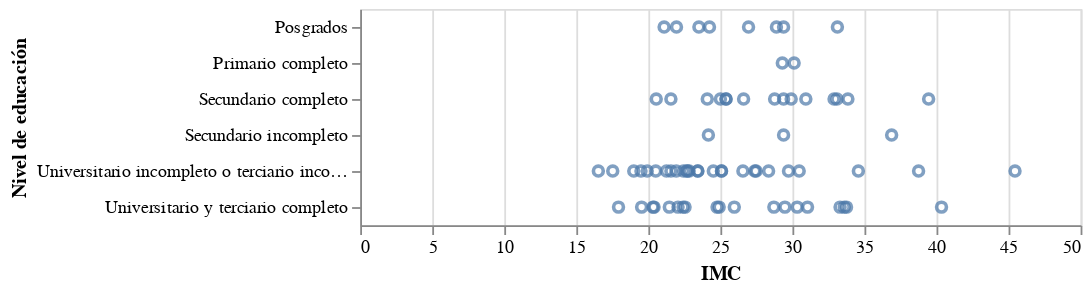

Notebook code for this chart:
### Code cell
alt.Chart(df).mark_point().encode(
    alt.X('IMC'),
    alt.Y('Nivel de educación')
)

### Figure 1 — Vega-Lite specification as saved in the notebook (floating-point values rounded to 4 significant figures)
{"config": {"view": {"continuousWidth": 400, "continuousHeight": 300}}, "data": {"name": "data-46820e05a3d8bb31cb736cdd1aed4c84"}, "mark": "point", "encoding": {"x": {"field": "IMC", "type": "quantitative"}, "y": {"field": "Nivel de educación", "type": "nominal"}}, "$schema": "https://vega.github.io/schema/vega-lite/v4.17.0.json", "datasets": {"data-46820e05a3d8bb31cb736cdd1aed4c84": [{"Edad": "Entre 50 y 59 años", "Altura": 1.5, "Peso": 65.0, "BECK ": 3, "STAI.ANSIEDAD": 26, "BULLIT": 52, "IMC": 28.89, "Nivel de educación": "Posgrados"}, {"Edad": "Entre 20 y 29 años", "Altura": 1.65, "Peso": 61.0, "BECK ": 0, "STAI.ANSIEDAD": 26, "BULLIT": 49, "IMC": 22.41, "Nivel de educación": "Universitario y terciario completo"}, {"Edad": "Entre 40 y 49 años", "Altura": 1.52, "Peso": 105.0, "BECK ": 22, "STAI.ANSIEDAD": 29, "BULLIT": 68, "IMC": 45.45, "Nivel de educación": "Universitario incompleto o terciario incompleto"}, {"Edad": "Entre 20 y 29 años", "Altura": 1.6, "Peso": 54.0, "BECK ": 1, "STAI.ANSIEDAD": 26, "BULLIT": 42, "IMC": 21.09, "Nivel de educación": "Posgrados"}, {"Edad": "Entre 40 y 49 años", "Altura": 1.65, "Peso": 64.0, "BECK ": 5, "STAI.ANSIEDAD": 24, "BULLIT": 45, "IMC": 23.51, "Nivel de educación": "Posgrados"}, {"Edad": "Entre 50 y 59 años", "Altura": 1.51, "Peso": 67.0, "BECK ": 2, "STAI.ANSIEDAD": 20, "BULLIT": 51, "IMC": 29.38, "Nivel de educación": "Secundario incompleto"}, {"Edad": "Entre 50 y 59 años", "Altura": 1.74, "Peso": 94.0, "BECK ": 15, "STAI.ANSIEDAD": 25, "BULLIT": 96, "IMC": 31.05, "Nivel de educación": "Universitario y terciario completo"}, {"Edad": "Entre 40 y 49 años", "Altura": 1.54, "Peso": 82.0, "BECK ": 5, "STAI.ANSIEDAD": 26, "BULLIT": 52, "IMC": 34.58, "Nivel de educación": "Universitario incompleto o terciario incompleto"}, {"Edad": "Entre 30 y 39 años", "Altura": 1.6, "Peso": 51.0, "BECK ": 31, "STAI.ANSIEDAD": 34, "BULLIT": 69, "IMC": 19.92, "Nivel de educación": "Universitario incompleto o terciario incompleto"}, {"Edad": "Entre 30 y 39 años", "Altura": 1.6, "Peso": 69.0, "BECK ": 8, "STAI.ANSIEDAD": 31, "BULLIT": 81, "IMC": 26.95, "Nivel de educación": "Posgrados"}, {"Edad": "Entre 50 y 59 años", "Altura": 1.65, "Peso": 66.0, "BECK ": 16, "STAI.ANSIEDAD": 29, "BULLIT": 39, "IMC": 24.24, "Nivel de educación": "Posgrados"}, {"Edad": "Entre 30 y 39 años", "Altura": 1.64, "Peso": 89.0, "BECK ": 22, "STAI.ANSIEDAD": 29, "BULLIT": 91, "IMC": 33.09, "Nivel de educación": "Secundario completo"}, {"Edad": "Entre 50 y 59 años", "Altura": 1.74, "Peso": 59.0, "BECK ": 26, "STAI.ANSIEDAD": 30, "BULLIT": 45, "IMC": 19.49, "Nivel de educación": "Universitario incompleto o terciario incompleto"}, {"Edad": "Entre 40 y 49 años", "Altura": 1.65, "Peso": 80.0, "BECK ": 10, "STAI.ANSIEDAD": 21, "BULLIT": 59, "IMC": 29.38, "Nivel de educación": "Posgrados"}, {"Edad": "Entre 40 y 49 años", "Altura": 1.76, "Peso": 68.0, "BECK ": 0, "STAI.ANSIEDAD": 23, "BULLIT": 40, "IMC": 21.95, "Nivel de educación": "Posgrados"}, {"Edad": "Entre 40 y 49 años", "Altura": 1.7, "Peso": 72.0, "BECK ": 6, "STAI.ANSIEDAD": 25, "BULLIT": 57, "IMC": 24.91, "Nivel de educación": "Universitario y terciario completo"}, {"Edad": "Entre 40 y 49 años", "Altura": 1.6, "Peso": 65.0, "BECK ": 3, "STAI.ANSIEDAD": 27, "BULLIT": 67, "IMC": 25.39, "Nivel de educación": "Secundario completo"}, {"Edad": "Entre 20 y 29 años", "Altura": 1.59, "Peso": 57.0, "BECK ": 6, "STAI.ANSIEDAD": 21, "BULLIT": 58, "IMC": 22.55, "Nivel de educación": "Universitario y terciario completo"}, {"Edad": "Entre 20 y 29 años", "Altura": 1.54, "Peso": 78.0, "BECK ": 11, "STAI.ANSIEDAD": 24, "BULLIT": 57, "IMC": 32.89, "Nivel de educación": "Secundario completo"}, {"Edad": "Entre 30 y 39 años", "Altura": 1.6, "Peso": 68.0, "BECK ": 11, "STAI.ANSIEDAD": 27, "BULLIT": 81, "IMC": 26.56, "Nivel de educación": "Universitario incompleto o terciario incompleto"}, {"Edad": "Entre 20 y 29 años", "Altura": 1.56, "Peso": 70.0, "BECK ": 19, "STAI.ANSIEDAD": 25, "BULLIT": 61, "IMC": 28.76, "Nivel de educación": "Secundario completo"}, {"Edad": "Entre 20 y 29 años", "Altura": 1.63, "Peso": 64.0, "BECK ": 31, "STAI.ANSIEDAD": 28, "BULLIT": 102, "IMC": 24.09, "Nivel de educación": "Secundario completo"}, {"Edad": "Entre 20 y 29 años", "Altura": 1.64, "Peso": 58.0, "BECK ": 3, "STAI.ANSIEDAD": 25, "BULLIT": 44, "IMC": 21.56, "Nivel de educación": "Secundario completo"}, {"Edad": "Entre 40 y 49 años", "Altura": 1.6, "Peso": 86.0, "BECK ": 9, "STAI.ANSIEDAD": 20, "BULLIT": 68, "IMC": 33.59, "Nivel de educación": "Universitario y terciario completo"}, {"Edad": "Entre 40 y 49 años", "Altura": 1.58, "Peso": 57.0, "BECK ": 19, "STAI.ANSIEDAD": 26, "BULLIT": 42, "IMC": 22.83, "Nivel de educación": "Universitario incompleto o terciario incompleto"}, {"Edad": "Entre 50 y 59 años", "Altura": 1.66, "Peso": 56.0, "BECK ": 4, "STAI.ANSIEDAD": 20, "BULLIT": 38, "IMC": 20.32, "Nivel de educación": "Universitario y terciario completo"}, {"Edad": "Entre 30 y 39 años", "Altura": 1.61, "Peso": 65.0, "BECK ": 3, "STAI.ANSIEDAD": 25, "BULLIT": 56, "IMC": 25.08, "Nivel de educación": "Universitario incompleto o terciario incompleto"}, {"Edad": "Entre 50 y 59 años", "Altura": 1.61, "Peso": 71.0, "BECK ": 11, "STAI.ANSIEDAD": 23, "BULLIT": 52, "IMC": 27.39, "Nivel de educación": "Universitario incompleto o terciario incompleto"}, {"Edad": "Entre 50 y 59 años", "Altura": 1.6, "Peso": 75.0, "BECK ": 5, "STAI.ANSIEDAD": 26, "BULLIT": 59, "IMC": 29.3, "Nivel de educación": "Primario completo"}, {"Edad": "Entre 50 y 59 años", "Altura": 1.78, "Peso": 98.0, "BECK ": 33, "STAI.ANSIEDAD": 31, "BULLIT": 92, "IMC": 30.93, "Nivel de educación": "Secundario completo"}, {"Edad": "Entre 40 y 49 años", "Altura": 1.64, "Peso": 65.0, "BECK ": 0, "STAI.ANSIEDAD": 27, "BULLIT": 36, "IMC": 24.17, "Nivel de educación": "Secundario incompleto"}, {"Edad": "Entre 50 y 59 años", "Altura": 1.68, "Peso": 94.0, "BECK ": 10, "STAI.ANSIEDAD": 24, "BULLIT": 80, "IMC": 33.3, "Nivel de educación": "Universitario y terciario completo"}, {"Edad": "Entre 50 y 59 años", "Altura": 1.68, "Peso": 85.0, "BECK ": 24, "STAI.ANSIEDAD": 29, "BULLIT": 71, "IMC": 30.12, "Nivel de educación": "Primario completo"}, {"Edad": "Entre 50 y 59 años", "Altura": 1.69, "Peso": 82.0, "BECK ": 17, "STAI.ANSIEDAD": 29, "BULLIT": 33, "IMC": 28.71, "Nivel de educación": "Universitario y terciario completo"}, {"Edad": "Entre 20 y 29 años", "Altura": 1.6, "Peso": 50.0, "BECK ": 10, "STAI.ANSIEDAD": 25, "BULLIT": 52, "IMC": 19.53, "Nivel de educación": "Universitario y terciario completo"}, {"Edad": "Entre 40 y 49 años", "Altura": 1.55, "Peso": 53.0, "BECK ": 0, "STAI.ANSIEDAD": 19, "BULLIT": 40, "IMC": 22.06, "Nivel de educación": "Universitario y terciario completo"}, {"Edad": "Entre 50 y 59 años", "Altura": 1.78, "Peso": 125.0, "BECK ": 7, "STAI.ANSIEDAD": 23, "BULLIT": 84, "IMC": 39.45, "Nivel de educación": "Secundario completo"}, {"Edad": "Entre 50 y 59 años", "Altura": 1.62, "Peso": 78.5, "BECK ": 3, "STAI.ANSIEDAD": 21, "BULLIT": 47, "IMC": 29.91, "Nivel de educación": "Secundario completo"}, {"Edad": "Entre 50 y 59 años", "Altura": 1.57, "Peso": 64.0, "BECK ": 14, "STAI.ANSIEDAD": 20, "BULLIT": 38, "IMC": 25.96, "Nivel de educación": "Universitario y terciario completo"}, {"Edad": "Entre 30 y 39 años", "Altura": 1.53, "Peso": 69.0, "BECK ": 2, "STAI.ANSIEDAD": 23, "BULLIT": 51, "IMC": 29.48, "Nivel de educación": "Universitario y terciario completo"}, {"Edad": "Entre 40 y 49 años", "Altura": 1.71, "Peso": 98.7, "BECK ": 23, "STAI.ANSIEDAD": 32, "BULLIT": 128, "IMC": 33.75, "Nivel de educación": "Universitario y terciario completo"}, {"Edad": "Entre 20 y 29 años", "Altura": 1.59, "Peso": 48.0, "BECK ": 0, "STAI.ANSIEDAD": 20, "BULLIT": 42, "IMC": 18.99, "Nivel de educación": "Universitario incompleto o terciario incompleto"}, {"Edad": "Entre 20 y 29 años", "Altura": 1.63, "Peso": 54.5, "BECK ": 9, "STAI.ANSIEDAD": 29, "BULLIT": 37, "IMC": 20.51, "Nivel de educación": "Universitario incompleto o terciario incompleto"}, {"Edad": "Entre 20 y 29 años", "Altura": 1.69, "Peso": 76.0, "BECK ": 0, "STAI.ANSIEDAD": 21, "BULLIT": 39, "IMC": 26.61, "Nivel de educación": "Secundario completo"}, {"Edad": "Entre 20 y 29 años", "Altura": 1.6, "Peso": 65.0, "BECK ": 8, "STAI.ANSIEDAD": 24, "BULLIT": 48, "IMC": 25.39, "Nivel de educación": "Secundario completo"}, {"Edad": "Entre 30 y 39 años", "Altura": 1.63, "Peso": 88.0, "BECK ": 6, "STAI.ANSIEDAD": 25, "BULLIT": 51, "IMC": 33.12, "Nivel de educación": "Posgrados"}, {"Edad": "Entre 20 y 29 años", "Altura": 1.44, "Peso": 52.0, "BECK ": 0, "STAI.ANSIEDAD": 27, "BULLIT": 33, "IMC": 25.08, "Nivel de educación": "Universitario incompleto o terciario incompleto"}, {"Edad": "Entre 40 y 49 años", "Altura": 1.63, "Peso": 57.0, "BECK ": 0, "STAI.ANSIEDAD": 21, "BULLIT": 51, "IMC": 21.45, "Nivel de educación": "Universitario y terciario completo"}, {"Edad": "Entre 20 y 29 años", "Altura": 1.68, "Peso": 60.0, "BECK ": 1, "STAI.ANSIEDAD": 23, "BULLIT": 43, "IMC": 21.26, "Nivel de educación": "Universitario incompleto o terciario incompleto"}, {"Edad": "Entre 20 y 29 años", "Altura": 1.6, "Peso": 78.0, "BECK ": 6, "STAI.ANSIEDAD": 20, "BULLIT": 47, "IMC": 30.47, "Nivel de educación": "Universitario incompleto o terciario incompleto"}, {"Edad": "Entre 20 y 29 años", "Altura": 1.58, "Peso": 84.5, "BECK ": 20, "STAI.ANSIEDAD": 25, "BULLIT": 42, "IMC": 33.85, "Nivel de educación": "Secundario completo"}, {"Edad": "Entre 20 y 29 años", "Altura": 1.64, "Peso": 63.0, "BECK ": 16, "STAI.ANSIEDAD": 29, "BULLIT": 53, "IMC": 23.42, "Nivel de educación": "Universitario incompleto o terciario incompleto"}, {"Edad": "Entre 20 y 29 años", "Altura": 1.65, "Peso": 45.0, "BECK ": 8, "STAI.ANSIEDAD": 27, "BULLIT": 43, "IMC": 16.53, "Nivel de educación": "Universitario incompleto o terciario incompleto"}, {"Edad": "Entre 20 y 29 años", "Altura": 1.64, "Peso": 58.0, "BECK ": 14, "STAI.ANSIEDAD": 22, "BULLIT": 55, "IMC": 21.56, "Nivel de educación": "Universitario incompleto o terciario incompleto"}, {"Edad": "Entre 20 y 29 años", "Altura": 1.55, "Peso": 49.0, "BECK ": 3, "STAI.ANSIEDAD": 29, "BULLIT": 54, "IMC": 20.4, "Nivel de educación": "Universitario y terciario completo"}, {"Edad": "Entre 20 y 29 años", "Altura": 1.6, "Peso": 60.0, "BECK ": 1, "STAI.ANSIEDAD": 23, "BULLIT": 37, "IMC": 23.44, "Nivel de educación": "Universitario incompleto o terciario incompleto"}, {"Edad": "Entre 40 y 49 años", "Altura": 1.67, "Peso": 50.0, "BECK ": 6, "STAI.ANSIEDAD": 21, "BULLIT": 55, "IMC": 17.93, "Nivel de educación": "Universitario y terciario completo"}, {"Edad": "Entre 20 y 29 años", "Altura": 1.6, "Peso": 58.0, "BECK ": 7, "STAI.ANSIEDAD": 27, "BULLIT": 48, "IMC": 22.66, "Nivel de educación": "Universitario incompleto o terciario incompleto"}, {"Edad": "Entre 20 y 29 años", "Altura": 1.69, "Peso": 70.0, "BECK ": 8, "STAI.ANSIEDAD": 24, "BULLIT": 75, "IMC": 24.51, "Nivel de educación": "Universitario incompleto o terciario incompleto"}, {"Edad": "Entre 20 y 29 años", "Altura": 1.6, "Peso": 64.0, "BECK ": 8, "STAI.ANSIEDAD": 26, "BULLIT": 44, "IMC": 25.0, "Nivel de educación": "Secundario completo"}, {"Edad": "Entre 20 y 29 años", "Altura": 1.65, "Peso": 80.0, "BECK ": 7, "STAI.ANSIEDAD": 23, "BULLIT": 46, "IMC": 29.38, "Nivel de educación": "Secundario completo"}, {"Edad": "Entre 20 y 29 años", "Altura": 1.73, "Peso": 68.0, "BECK ": 19, "STAI.ANSIEDAD": 34, "BULLIT": 108, "IMC": 22.72, "Nivel de educación": "Universitario incompleto o terciario incompleto"}, {"Edad": "Entre 40 y 49 años", "Altura": 1.74, "Peso": 90.0, "BECK ": 4, "STAI.ANSIEDAD": 22, "BULLIT": 77, "IMC": 29.73, "Nivel de educación": "Universitario incompleto o terciario incompleto"}, {"Edad": "Entre 30 y 39 años", "Altura": 1.7, "Peso": 112.0, "BECK ": 42, "STAI.ANSIEDAD": 29, "BULLIT": 114, "IMC": 38.75, "Nivel de educación": "Universitario incompleto o terciario incompleto"}, {"Edad": "Entre 50 y 59 años", "Altura": 1.53, "Peso": 71.0, "BECK ": 10, "STAI.ANSIEDAD": 27, "BULLIT": 72, "IMC": 30.33, "Nivel de educación": "Universitario y terciario completo"}, {"Edad": "Entre 50 y 59 años", "Altura": 1.59, "Peso": 102.0, "BECK ": 11, "STAI.ANSIEDAD": 20, "BULLIT": 67, "IMC": 40.35, "Nivel de educación": "Universitario y terciario completo"}, {"Edad": "Entre 50 y 59 años", "Altura": 1.63, "Peso": 73.0, "BECK ": 29, "STAI.ANSIEDAD": 23, "BULLIT": 55, "IMC": 27.48, "Nivel de educación": "Universitario incompleto o terciario incompleto"}, {"Edad": "Entre 50 y 59 años", "Altura": 1.63, "Peso": 98.0, "BECK ": 18, "STAI.ANSIEDAD": 30, "BULLIT": 72, "IMC": 36.89, "Nivel de educación": "Secundario incompleto"}, {"Edad": "Entre 20 y 29 años", "Altura": 1.58, "Peso": 56.0, "BECK ": 26, "STAI.ANSIEDAD": 25, "BULLIT": 61, "IMC": 22.43, "Nivel de educación": "Universitario incompleto o terciario incompleto"}, {"Edad": "Entre 40 y 49 años", "Altura": 1.68, "Peso": 80.0, "BECK ": 4, "STAI.ANSIEDAD": 27, "BULLIT": 79, "IMC": 28.34, "Nivel de educación": "Universitario incompleto o terciario incompleto"}, {"Edad": "Entre 20 y 29 años", "Altura": 1.56, "Peso": 50.0, "BECK ": 11, "STAI.ANSIEDAD": 26, "BULLIT": 92, "IMC": 20.55, "Nivel de educación": "Secundario completo"}, {"Edad": "Entre 20 y 29 años", "Altura": 1.62, "Peso": 46.0, "BECK ": 2, "STAI.ANSIEDAD": 22, "BULLIT": 40, "IMC": 17.53, "Nivel de educación": "Universitario incompleto o terciario incompleto"}, {"Edad": "Entre 20 y 29 años", "Altura": 1.64, "Peso": 59.0, "BECK ": 5, "STAI.ANSIEDAD": 27, "BULLIT": 55, "IMC": 21.94, "Nivel de educación": "Universitario incompleto o terciario incompleto"}, {"Edad": "Entre 20 y 29 años", "Altura": 1.62, "Peso": 65.0, "BECK ": 11, "STAI.ANSIEDAD": 24, "BULLIT": 82, "IMC": 24.77, "Nivel de educación": "Universitario y terciario completo"}]}}
